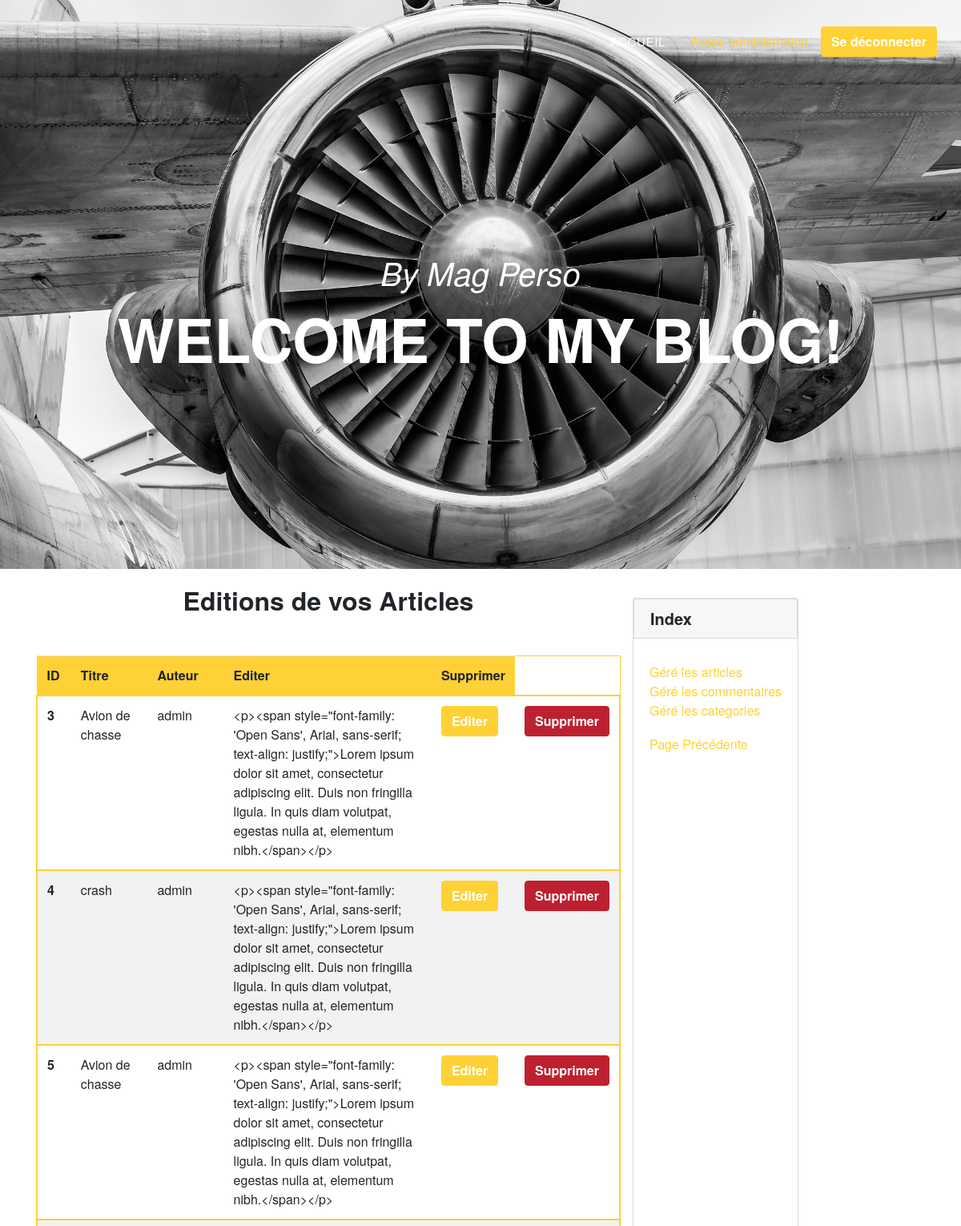
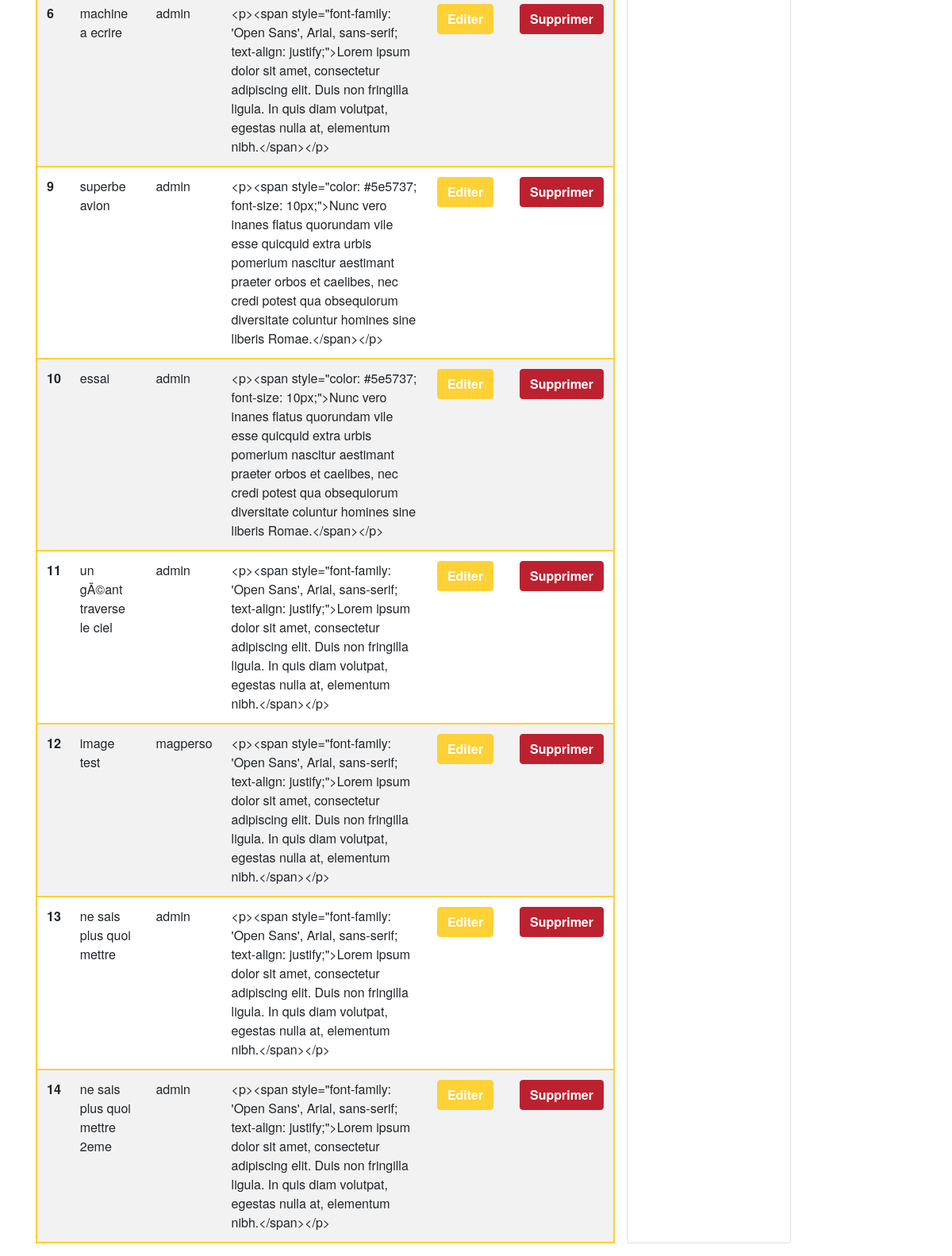
Screenshot of /index.php?action=managePosts (signed in) with the database file from the repository (2 pictures, top to bottom).
### tables this page shows
CREATE TABLE `posts` (
  `id` int(11) NOT NULL,
  `img_posting` varchar(255) DEFAULT NULL,
  `title` varchar(255) NOT NULL,
  `author` varchar(255) NOT NULL,
  `content` text NOT NULL,
  `idCategory` int(11) DEFAULT NULL,
  `idUser` int(11) DEFAULT NULL
);

### controller/backController.php (called while the page is built, shortened)
<?php
require_once('model/PostManager.php');
function listPostsBack()
{
    $posts = getPosts();
    require('view/backend/managePostsView.php');
}
?>

### index.php (called while the page is built, shortened)
<?php
require_once __DIR__ . '/controller/routeur.php';
getRoute();

### model/PostManager.php (called while the page is built, shortened)
<?php
function getPosts()
{
    $db = dbConnect();
    $req = $db->query('SELECT * FROM posts INNER JOIN categories ON categories.id_cat = posts.idCategory LIMIT 10');
    return $req;
}

### view/backend/managePostsView.php (the view, shortened to what this page needs)
<div class="row">
  <div class="col-lg-8">
    <h2 style="text-align: center"> Editions de vos Articles</h2>
    <table class="table table-striped column-post">
        <tr class="column-border">
            <th scope="col">ID</th>
            <th scope="col">Titre</th>
            <th scope="col">Auteur</th>
            <th scope="col">Editer</th>
            <th scope="col">Supprimer</th>
        </tr>
        <tr>
            <?php
            while ($data = $posts->fetch()) {
                ?>
            <th scope="row"><?php echo nl2br(htmlspecialchars($data['id'])); ?></th>
            <td><?php echo htmlspecialchars($data['title']); ?></td>
            <td><?php echo htmlspecialchars($data['author']); ?></td>
            <td><?php echo htmlspecialchars($data['content']); ?></td>
            <td><a href="index.php?action=editPostView&amp;id=<?php echo $data['id']; ?>"><button type="button" class="btn btn-primary">Editer</button></a></td>
            <td><a href="index.php?action=deletePost&amp;id=<?php echo $data['id']; ?>" onclick="return confirm('Etes vous sur de vouloir supprimer cet article ?')">
                <button type="button" class="btn btn-warning">Supprimer</button></a></td>
        </tr>
            <?php
            }
            ?>
    </table>
<?php $content = ob_get_clean(); ?>
<?php require('view/backend/template.php'); ?>

### controller/routeur.php (shortened to what this page needs)
<?php
require (__DIR__ . '/backController.php');
function getRoute(){
    $accesdenied = 'Espace réservé à l \'administrateur';
    try {
        if (isset($_GET['action'])) {
            if ($_GET['action'] == 'listPosts') {
                    listPosts();
            }
            elseif ($_GET['action'] == 'creationUser') {
                require('view/frontend/newAcountView.php');
            }
            elseif($_GET['action'] == 'managePosts'){
                if(isset($_SESSION['username']) && $_SESSION['username']){
                    listPostsBack();
                }
                else{
                    throw new Exception($accesdenied);
                }
            }
            elseif ($_GET['action'] == 'logout'){
                logout();
            }
        }
        else{
            listPosts();
        }
    }
    catch(Exception $e) {
        ob_start();
        ?>
        <div id="errorPage">
            <p><?php  echo 'Erreur : ' . $e->getMessage(); ?></p>
            <p>Retour à <a href="index.php">l'accueil</a></p>
        </div>
        <?php
        $content = ob_get_clean();
        require('view/frontend/home.php');
    }
}

### view/backend/template.php (shortened to what this page needs)
<!DOCTYPE html>
<html >
    <head>
      <link href="public/css/bootstrap.min.css" rel="stylesheet">
      <link href="public/css/agency.css" rel="stylesheet">
    </head>
    <body>
      <?php
        include("include/nav.php"); ?>
       <div class="container">
          <div class="row">
            <div class="col-12">
              <?= $content ?>
            </div>
              <div class="card my-3" id="quickNav">
                <h5 class="card-header index">Index</h5>
                <div class="card-body">
                  <div class="input-group">
                    <ul>
                      <li><a href="index.php?action=managePosts">Géré les articles</a></li>
                      <li><a href="index.php?action=manageComments">Géré les commentaires</a></li>
                      <li><a href="index.php?action=manageCategories">Géré les categories</a></li>
                    </ul>
                  </div>
                  <p><a href="<?php echo $_SERVER["HTTP_REFERER"] ?>">Page Précédente</a></p>
                </div>
              </div>
            </div>
          </div>
    </body>
</html>

### include/nav.php (shortened to what this page needs)
<nav class="navbar navbar-expand-lg navbar-dark fixed-top" id="mainNav">
  <div class="container nav-container">
    <div class="collapse navbar-collapse" id="navbarResponsive">
      <ul class="navbar-nav text-uppercase ml-auto">
        <li class="nav-item">
          <a class="nav-link js-scroll-trigger" href="index.php">Accueil</a>
        </li>
      </ul>
        <?php
        if(isset($_SESSION['username'])){
        ?>
          <li class="nav-item">
            <a class="nav-link" href="index.php?action=admin">Acces administration </a>
          </li>
          <button type="submit" class="btn btn-primary">
            <a href="index.php?action=logout">Se déconnecter</a>
          </button>
      <?php
        }
        ?>
    </div>
  </div>
</nav>
<header class="masthead">
  <div class="container">
    <div class="intro-text">
      <div class="intro-lead-in">By Mag Perso</div>
      <div class="intro-heading text-uppercase">Welcome to my blog!</div>
  </div>
</header>

### public/css/agency.css (style rules this page uses)
body { overflow-x: hidden; font-family: 'Roboto Slab', 'Helvetica Neue', Helvetica, Arial, sans-serif; }
li { list-style-type: none; }
p { line-height: 1.75; }
a { color: #fed136; }
h1, h2, h3, h4, h5, h6 { font-weight: 700; font-family: 'Montserrat', 'Helvetica Neue', Helvetica, Arial, sans-serif; }
.btn-warning { background: #bd2130; border-color: #bd2130; color: white; }
.btn { font-family: 'Montserrat', 'Helvetica Neue', Helvetica, Arial, sans-serif; font-weight: 700; }
.btn-primary { background-color: #fed136; border-color: #fed136; }
#mainNav { background-color: #212529; }
#mainNav .navbar-nav .nav-item .nav-link { font-size: 90%; font-weight: 400; padding: 0.75em 0; letter-spacing: 1px; color: white; font-family: 'Montserrat', 'Helvetica Neue', Helvetica, Arial, sans-serif; }
.card-header { border: 1px solid #80808042; border-radius: 5px; margin: 10px 0px }
@media (min-width: 992px) { #mainNav { padding-top: 25px; padding-bottom: 25px; -webkit-transition: padding-top 0.3s, padding-bottom 0.3s; -moz-transition: padding-top 0.3s, padding-bottom 0.3s; transition: padding-top 0.3s, padding-bottom 0.3s; border: none; background-color: transparent; } }
@media (min-width: 992px) { #mainNav .navbar-nav .nav-item .nav-link { padding: 1.1em 1em !important; } }
header.masthead { text-align: center; color: white; background-image: url("../img/test.jpg"); background-repeat: no-repeat; background-attachment: scroll; background-position: center center; -webkit-background-size: cover; -moz-background-size: cover; -o-background-size: cover; background-size: cover; }
header.masthead .intro-text { padding-top: 150px; padding-bottom: 100px; }
header.masthead .intro-text .intro-lead-in { font-size: 22px; font-style: italic; line-height: 22px; margin-bottom: 25px; font-family: 'Droid Serif', 'Helvetica Neue', Helvetica, Arial, sans-serif; }
header.masthead .intro-text .intro-heading { font-size: 50px; font-weight: 700; line-height: 50px; margin-bottom: 25px; font-family: 'Montserrat', 'Helvetica Neue', Helvetica, Arial, sans-serif; }
@media (min-width: 768px) { header.masthead .intro-text { padding-top: 300px; padding-bottom: 200px; } }
@media (min-width: 768px) { header.masthead .intro-text .intro-lead-in { font-size: 40px; font-style: italic; line-height: 40px; margin-bottom: 25px; font-family: 'Droid Serif', 'Helvetica Neue', Helvetica, Arial, sans-serif; } }
@media (min-width: 768px) { header.masthead .intro-text .intro-heading { font-size: 75px; font-weight: 700; line-height: 75px; margin-bottom: 50px; font-family: 'Montserrat', 'Helvetica Neue', Helvetica, Arial, sans-serif; } }
.nav-container { padding: 0 !important; }
.container { padding-top: 20px; }
button a { color: white; }
.input-group ul { padding: 0; }
.column-post { margin-top: 50px; }
.column-border { background-color: #fed136 !important; border: 1px solid #fed136 !important; }
table tr { border: 2px solid #fed136 !important; }
.index { margin-top: 0; }
.card-body { min-height: 270px; }

### rows the page displays
posts: id "3", title "Avion de chasse", author "admin", content "<p><span style=\"font-family: 'Open Sans', Arial, sans-serif; text-align: justify;\">Lorem ipsum dolor sit amet, consectetur adipiscing elit. Duis non fringilla ligula. In quis diam volutpat, egestas nulla at, elementum nibh.</span></p>"
posts: id "4", title "crash", author "admin", content "<p><span style=\"font-family: 'Open Sans', Arial, sans-serif; text-align: justify;\">Lorem ipsum dolor sit amet, consectetur adipiscing elit. Duis non fringilla ligula. In quis diam volutpat, egestas nulla at, elementum nibh.</span></p>"
posts: id "5", title "Avion de chasse", author "admin", content "<p><span style=\"font-family: 'Open Sans', Arial, sans-serif; text-align: justify;\">Lorem ipsum dolor sit amet, consectetur adipiscing elit. Duis non fringilla ligula. In quis diam volutpat, egestas nulla at, elementum nibh.</span></p>"
posts: id "6", title "machine a ecrire", author "admin", content "<p><span style=\"font-family: 'Open Sans', Arial, sans-serif; text-align: justify;\">Lorem ipsum dolor sit amet, consectetur adipiscing elit. Duis non fringilla ligula. In quis diam volutpat, egestas nulla at, elementum nibh.</span></p>"
posts: id "9", title "superbe avion", author "admin", content "<p><span style=\"color: #5e5737; font-size: 10px;\">Nunc vero inanes flatus quorundam vile esse quicquid extra urbis pomerium nascitur aestimant praeter orbos et caelibes, nec credi potest qua obsequiorum diversitate coluntur homines sine liberis Romae.</span></p>"
posts: id "10", title "essai", author "admin", content "<p><span style=\"color: #5e5737; font-size: 10px;\">Nunc vero inanes flatus quorundam vile esse quicquid extra urbis pomerium nascitur aestimant praeter orbos et caelibes, nec credi potest qua obsequiorum diversitate coluntur homines sine liberis Romae.</span></p>"
posts: id "11", title "un gÃ©ant traverse le ciel", author "admin", content "<p><span style=\"font-family: 'Open Sans', Arial, sans-serif; text-align: justify;\">Lorem ipsum dolor sit amet, consectetur adipiscing elit. Duis non fringilla ligula. In quis diam volutpat, egestas nulla at, elementum nibh.</span></p>"
posts: id "12", title "image test", author "magperso", content "<p><span style=\"font-family: 'Open Sans', Arial, sans-serif; text-align: justify;\">Lorem ipsum dolor sit amet, consectetur adipiscing elit. Duis non fringilla ligula. In quis diam volutpat, egestas nulla at, elementum nibh.</span></p>"
posts: id "13", title "ne sais plus quoi mettre", author "admin", content "<p><span style=\"font-family: 'Open Sans', Arial, sans-serif; text-align: justify;\">Lorem ipsum dolor sit amet, consectetur adipiscing elit. Duis non fringilla ligula. In quis diam volutpat, egestas nulla at, elementum nibh.</span></p>"
posts: id "14", title "ne sais plus quoi mettre 2eme", author "admin", content "<p><span style=\"font-family: 'Open Sans', Arial, sans-serif; text-align: justify;\">Lorem ipsum dolor sit amet, consectetur adipiscing elit. Duis non fringilla ligula. In quis diam volutpat, egestas nulla at, elementum nibh.</span></p>"
